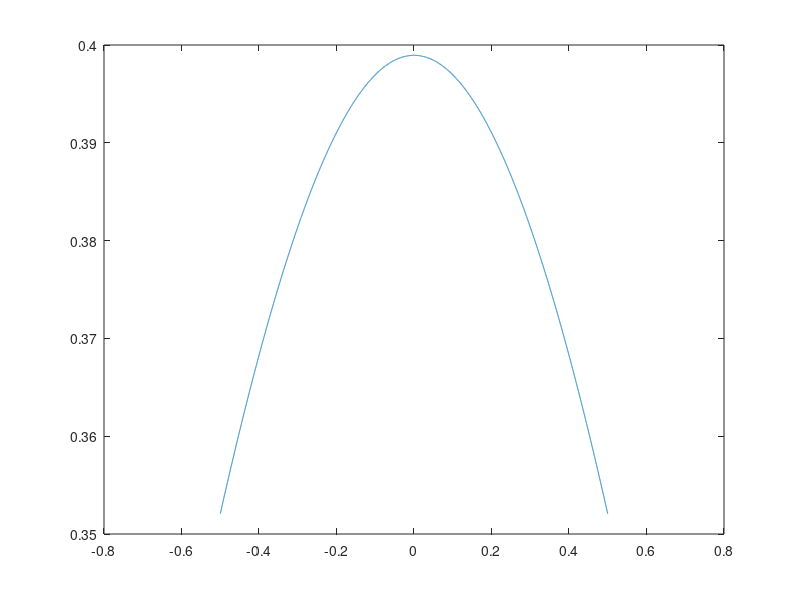

Reproduce this figure in MATLAB.
% nrm.m

% 
l = 0.5;
dx = 0.0001;

u = 0.0;
s = 1.0;
x = [-l:dx:l];
ss = s*s;
c = 1/(2*pi*ss).^0.5;
% c = 1.0;

y = c*exp(-(x-u).^2/(2*ss));

area = sum(y).*dx;

area

hold off;
plot(x,y);

hold off;





